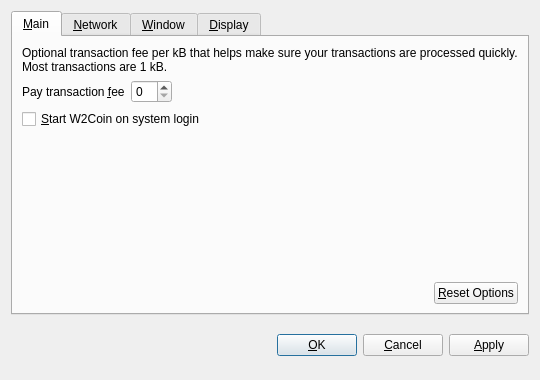
<?xml version="1.0" encoding="UTF-8"?>
<ui version="4.0">
 <class>OptionsDialog</class>
 <widget class="QDialog" name="OptionsDialog">
  <property name="geometry">
   <rect>
    <x>0</x>
    <y>0</y>
    <width>540</width>
    <height>380</height>
   </rect>
  </property>
  <property name="windowTitle">
   <string>Options</string>
  </property>
  <property name="modal">
   <bool>true</bool>
  </property>
  <layout class="QVBoxLayout" name="verticalLayout">
   <item>
    <widget class="QTabWidget" name="tabWidget">
     <property name="tabPosition">
      <enum>QTabWidget::North</enum>
     </property>
     <property name="currentIndex">
      <number>0</number>
     </property>
     <widget class="QWidget" name="tabMain">
      <attribute name="title">
       <string>&amp;Main</string>
      </attribute>
      <layout class="QVBoxLayout" name="verticalLayout_Main">
       <item>
        <widget class="QLabel" name="transactionFeeInfoLabel">
         <property name="text">
          <string>Optional transaction fee per kB that helps make sure your transactions are processed quickly. Most transactions are 1 kB.</string>
         </property>
         <property name="textFormat">
          <enum>Qt::PlainText</enum>
         </property>
         <property name="wordWrap">
          <bool>true</bool>
         </property>
        </widget>
       </item>
       <item>
        <layout class="QHBoxLayout" name="horizontalLayout_1_Main">
         <item>
          <widget class="QLabel" name="transactionFeeLabel">
           <property name="text">
            <string>Pay transaction &amp;fee</string>
           </property>
           <property name="textFormat">
            <enum>Qt::PlainText</enum>
           </property>
           <property name="buddy">
            <cstring>transactionFee</cstring>
           </property>
          </widget>
         </item>
         <item>
          <widget class="BitcoinAmountField" name="transactionFee"/>
         </item>
         <item>
          <spacer name="horizontalSpacer_1_Main">
           <property name="orientation">
            <enum>Qt::Horizontal</enum>
           </property>
           <property name="sizeHint" stdset="0">
            <size>
             <width>40</width>
             <height>20</height>
            </size>
           </property>
          </spacer>
         </item>
        </layout>
       </item>
       <item>
        <widget class="QCheckBox" name="bitcoinAtStartup">
         <property name="toolTip">
          <string>Automatically start W2Coin after logging in to the system.</string>
         </property>
         <property name="text">
          <string>&amp;Start W2Coin on system login</string>
         </property>
        </widget>
       </item>
       <item>
        <spacer name="verticalSpacer_Main">
         <property name="orientation">
          <enum>Qt::Vertical</enum>
         </property>
         <property name="sizeHint" stdset="0">
          <size>
           <width>20</width>
           <height>40</height>
          </size>
         </property>
        </spacer>
       </item>
       <item>
        <layout class="QHBoxLayout" name="horizontalLayout_2_Main">
         <item>
          <spacer name="horizontalSpacer_2_Main">
           <property name="orientation">
            <enum>Qt::Horizontal</enum>
           </property>
           <property name="sizeHint" stdset="0">
            <size>
             <width>40</width>
             <height>20</height>
            </size>
           </property>
          </spacer>
         </item>
         <item>
          <widget class="QPushButton" name="resetButton">
           <property name="toolTip">
            <string>Reset all client options to default.</string>
           </property>
           <property name="text">
            <string>&amp;Reset Options</string>
           </property>
           <property name="autoDefault">
            <bool>false</bool>
           </property>
          </widget>
         </item>
        </layout>
       </item>
      </layout>
     </widget>
     <widget class="QWidget" name="tabNetwork">
      <attribute name="title">
       <string>&amp;Network</string>
      </attribute>
      <layout class="QVBoxLayout" name="verticalLayout_Network">
       <item>
        <widget class="QCheckBox" name="mapPortUpnp">
         <property name="toolTip">
          <string>Automatically open the W2Coin client port on the router. This only works when your router supports UPnP and it is enabled.</string>
         </property>
         <property name="text">
          <string>Map port using &amp;UPnP</string>
         </property>
        </widget>
       </item>
       <item>
        <widget class="QCheckBox" name="connectSocks">
         <property name="toolTip">
          <string>Connect to the W2Coin network through a SOCKS proxy (e.g. when connecting through Tor).</string>
         </property>
         <property name="text">
          <string>&amp;Connect through SOCKS proxy:</string>
         </property>
        </widget>
       </item>
       <item>
        <layout class="QHBoxLayout" name="horizontalLayout_Network">
         <item>
          <widget class="QLabel" name="proxyIpLabel">
           <property name="text">
            <string>Proxy &amp;IP:</string>
           </property>
           <property name="textFormat">
            <enum>Qt::PlainText</enum>
           </property>
           <property name="buddy">
            <cstring>proxyIp</cstring>
           </property>
          </widget>
         </item>
         <item>
          <widget class="QValidatedLineEdit" name="proxyIp">
           <property name="maximumSize">
            <size>
             <width>140</width>
             <height>16777215</height>
            </size>
           </property>
           <property name="toolTip">
            <string>IP address of the proxy (e.g. 127.0.0.1)</string>
           </property>
          </widget>
         </item>
         <item>
          <widget class="QLabel" name="proxyPortLabel">
           <property name="text">
            <string>&amp;Port:</string>
           </property>
           <property name="textFormat">
            <enum>Qt::PlainText</enum>
           </property>
           <property name="buddy">
            <cstring>proxyPort</cstring>
           </property>
          </widget>
         </item>
         <item>
          <widget class="QLineEdit" name="proxyPort">
           <property name="maximumSize">
            <size>
             <width>55</width>
             <height>16777215</height>
            </size>
           </property>
           <property name="toolTip">
            <string>Port of the proxy (e.g. 9050)</string>
           </property>
          </widget>
         </item>
         <item>
          <widget class="QLabel" name="socksVersionLabel">
           <property name="text">
            <string>SOCKS &amp;Version:</string>
           </property>
           <property name="textFormat">
            <enum>Qt::PlainText</enum>
           </property>
           <property name="buddy">
            <cstring>socksVersion</cstring>
           </property>
          </widget>
         </item>
         <item>
          <widget class="QValueComboBox" name="socksVersion">
           <property name="toolTip">
            <string>SOCKS version of the proxy (e.g. 5)</string>
           </property>
          </widget>
         </item>
         <item>
          <spacer name="horizontalSpacer_Network">
           <property name="orientation">
            <enum>Qt::Horizontal</enum>
           </property>
           <property name="sizeHint" stdset="0">
            <size>
             <width>40</width>
             <height>20</height>
            </size>
           </property>
          </spacer>
         </item>
        </layout>
       </item>
       <item>
        <spacer name="verticalSpacer_Network">
         <property name="orientation">
          <enum>Qt::Vertical</enum>
         </property>
         <property name="sizeHint" stdset="0">
          <size>
           <width>20</width>
           <height>40</height>
          </size>
         </property>
        </spacer>
       </item>
      </layout>
     </widget>
     <widget class="QWidget" name="tabWindow">
      <attribute name="title">
       <string>&amp;Window</string>
      </attribute>
      <layout class="QVBoxLayout" name="verticalLayout_Window">
       <item>
        <widget class="QCheckBox" name="minimizeToTray">
         <property name="toolTip">
          <string>Show only a tray icon after minimizing the window.</string>
         </property>
         <property name="text">
          <string>&amp;Minimize to the tray instead of the taskbar</string>
         </property>
        </widget>
       </item>
       <item>
        <widget class="QCheckBox" name="minimizeOnClose">
         <property name="toolTip">
          <string>Minimize instead of exit the application when the window is closed. When this option is enabled, the application will be closed only after selecting Quit in the menu.</string>
         </property>
         <property name="text">
          <string>M&amp;inimize on close</string>
         </property>
        </widget>
       </item>
       <item>
        <spacer name="verticalSpacer_Window">
         <property name="orientation">
          <enum>Qt::Vertical</enum>
         </property>
         <property name="sizeHint" stdset="0">
          <size>
           <width>20</width>
           <height>40</height>
          </size>
         </property>
        </spacer>
       </item>
      </layout>
     </widget>
     <widget class="QWidget" name="tabDisplay">
      <attribute name="title">
       <string>&amp;Display</string>
      </attribute>
      <layout class="QVBoxLayout" name="verticalLayout_Display">
       <item>
        <layout class="QHBoxLayout" name="horizontalLayout_1_Display">
         <item>
          <widget class="QLabel" name="langLabel">
           <property name="text">
            <string>User Interface &amp;language:</string>
           </property>
           <property name="textFormat">
            <enum>Qt::PlainText</enum>
           </property>
           <property name="buddy">
            <cstring>lang</cstring>
           </property>
          </widget>
         </item>
         <item>
          <widget class="QValueComboBox" name="lang">
           <property name="toolTip">
            <string>The user interface language can be set here. This setting will take effect after restarting W2Coin.</string>
           </property>
          </widget>
         </item>
        </layout>
       </item>
       <item>
        <layout class="QHBoxLayout" name="horizontalLayout_2_Display">
         <item>
          <widget class="QLabel" name="unitLabel">
           <property name="text">
            <string>&amp;Unit to show amounts in:</string>
           </property>
           <property name="textFormat">
            <enum>Qt::PlainText</enum>
           </property>
           <property name="buddy">
            <cstring>unit</cstring>
           </property>
          </widget>
         </item>
         <item>
          <widget class="QValueComboBox" name="unit">
           <property name="toolTip">
            <string>Choose the default subdivision unit to show in the interface and when sending coins.</string>
           </property>
          </widget>
         </item>
        </layout>
       </item>
       <item>
        <widget class="QCheckBox" name="displayAddresses">
         <property name="toolTip">
          <string>Whether to show W2Coin addresses in the transaction list or not.</string>
         </property>
         <property name="text">
          <string>&amp;Display addresses in transaction list</string>
         </property>
        </widget>
       </item>
       <item>
        <widget class="QCheckBox" name="coinControlFeatures">
         <property name="toolTip">
          <string>Whether to show coin control features or not.</string>
         </property>
         <property name="text">
          <string>Display coin &amp;control features (experts only!)</string>
         </property>
        </widget>
       </item>
       <item>
        <spacer name="verticalSpacer_Display">
         <property name="orientation">
          <enum>Qt::Vertical</enum>
         </property>
         <property name="sizeHint" stdset="0">
          <size>
           <width>20</width>
           <height>40</height>
          </size>
         </property>
        </spacer>
       </item>
      </layout>
     </widget>
    </widget>
   </item>
   <item>
    <layout class="QHBoxLayout" name="horizontalLayout_Buttons">
     <item>
      <spacer name="horizontalSpacer_1">
       <property name="orientation">
        <enum>Qt::Horizontal</enum>
       </property>
       <property name="sizeHint" stdset="0">
        <size>
         <width>40</width>
         <height>48</height>
        </size>
       </property>
      </spacer>
     </item>
     <item>
      <widget class="QLabel" name="statusLabel">
       <property name="font">
        <font>
         <weight>75</weight>
         <bold>true</bold>
        </font>
       </property>
       <property name="text">
        <string/>
       </property>
       <property name="textFormat">
        <enum>Qt::PlainText</enum>
       </property>
       <property name="wordWrap">
        <bool>true</bool>
       </property>
      </widget>
     </item>
     <item>
      <spacer name="horizontalSpacer_2">
       <property name="orientation">
        <enum>Qt::Horizontal</enum>
       </property>
       <property name="sizeHint" stdset="0">
        <size>
         <width>40</width>
         <height>48</height>
        </size>
       </property>
      </spacer>
     </item>
     <item>
      <widget class="QPushButton" name="okButton">
       <property name="text">
        <string>&amp;OK</string>
       </property>
      </widget>
     </item>
     <item>
      <widget class="QPushButton" name="cancelButton">
       <property name="text">
        <string>&amp;Cancel</string>
       </property>
       <property name="autoDefault">
        <bool>false</bool>
       </property>
      </widget>
     </item>
     <item>
      <widget class="QPushButton" name="applyButton">
       <property name="text">
        <string>&amp;Apply</string>
       </property>
       <property name="autoDefault">
        <bool>false</bool>
       </property>
      </widget>
     </item>
    </layout>
   </item>
  </layout>
 </widget>
 <customwidgets>
  <customwidget>
   <class>BitcoinAmountField</class>
   <extends>QSpinBox</extends>
   <header>bitcoinamountfield.h</header>
  </customwidget>
  <customwidget>
   <class>QValueComboBox</class>
   <extends>QComboBox</extends>
   <header>qvaluecombobox.h</header>
  </customwidget>
  <customwidget>
   <class>QValidatedLineEdit</class>
   <extends>QLineEdit</extends>
   <header>qvalidatedlineedit.h</header>
  </customwidget>
 </customwidgets>
 <resources/>
 <connections/>
</ui>
